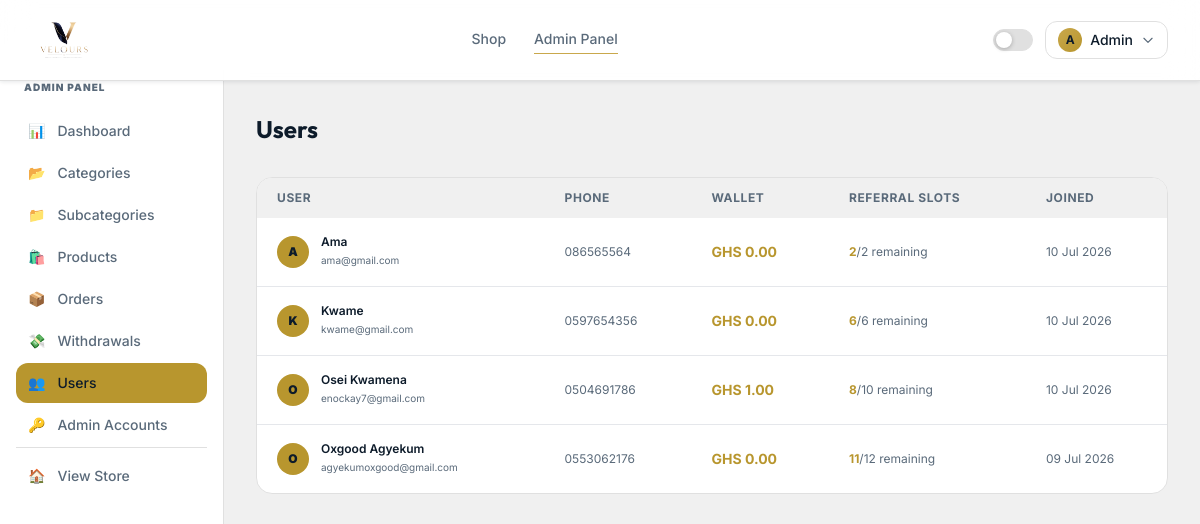
Page /admin/users (signed in) on the committed database.
### app/models.py (models this page shows, shortened)
class User(UserMixin, db.Model):
    __tablename__ = 'users'
    id = db.Column(db.Integer, primary_key=True)
    name = db.Column(db.String(100), nullable=False)
    email = db.Column(db.String(150), unique=True, nullable=False)
    phone = db.Column(db.String(20), nullable=True)
    password_hash = db.Column(db.String(255), nullable=False)
    is_admin = db.Column(db.Boolean, default=False)
    is_active = db.Column(db.Boolean, default=True)
    referral_code = db.Column(db.String(12), unique=True, nullable=True)
    referral_unlocked = db.Column(db.Boolean, default=False)
    referral_slots_total = db.Column(db.Integer, default=0)
    referral_slots_used = db.Column(db.Integer, default=0)
    referred_by_id = db.Column(db.Integer, db.ForeignKey('users.id'), nullable=True)
    wallet_balance = db.Column(db.Float, default=0.0)
    created_at = db.Column(db.DateTime, default=datetime.utcnow)
    orders = db.relationship('Order', backref='buyer', lazy=True, foreign_keys='Order.user_id')
    commissions = db.relationship('Commission', backref='earner', lazy=True, foreign_keys='Commission.referrer_id')
    referred_users = db.relationship('User', backref=db.backref('referred_by', remote_side=[id]), lazy=True)
    @property
    def referral_slots_remaining(self):
        return max(0, self.referral_slots_total - self.referral_slots_used)

### app/blueprints/admin.py (the view)
@admin_bp.route('/users')
@admin_required
def users():
    return render_template('admin/users.html',
                           users=User.query.filter_by(is_admin=False).order_by(User.created_at.desc()).all())

### app/blueprints/admin.py (called while the page is built)
def admin_required(f):
    @wraps(f)
    @login_required
    def decorated(*args, **kwargs):
        if not current_user.is_admin:
            flash('Admin access required.', 'error')
            return redirect(url_for('store.index'))
        return f(*args, **kwargs)
    return decorated

### app/templates/admin/users.html (shortened to what this page needs)
{% extends 'admin/base_admin.html' %}
{% block admin_content %}
<div class="fade-in">
  <h1 class="font-display text-2xl font-bold mb-8" style="color:var(--text-primary)">Users</h1>
  <div class="card rounded-2xl overflow-hidden">
    <table class="w-full text-sm">
      <thead style="background:var(--bg-primary)">
        <tr>
          {% for h in ['User', 'Phone', 'Wallet', 'Referral Slots', 'Joined'] %}
          <th class="px-5 py-3 text-left text-xs font-bold text-muted uppercase tracking-wider">{{ h }}</th>
          {% endfor %}
        </tr>
      </thead>
      <tbody class="divide-y divide-themed">
        {% for u in users %}
        <tr class="hover:bg-gold-500/3 transition-colors">
          <td class="px-5 py-4">
            <div class="flex items-center gap-3">
              <div class="w-8 h-8 rounded-full bg-gold-500 flex items-center justify-center flex-shrink-0">
                <span class="text-blueblack font-black text-xs">{{ u.name[0].upper() }}</span>
              </div>
              <div>
                <p class="font-semibold text-xs" style="color:var(--text-primary)">
                  {{ u.name }}{% if u.is_admin %} <span class="ml-1 bg-gold-500/10 text-gold-500 text-[10px] px-1.5 py-0.5 rounded-full font-bold">Admin</span>{% endif %}
                </p>
                <p class="text-[10px] text-muted">{{ u.email }}</p>
              </div>
            </div>
          </td>
          <td class="px-5 py-4 text-xs text-muted">{{ u.phone or '—' }}</td>
          <td class="px-5 py-4 font-bold text-gold-500">GHS {{ '%.2f'|format(u.wallet_balance) }}</td>
          <td class="px-5 py-4 text-xs text-muted">
            {% if u.referral_unlocked %}
            <span class="text-gold-500 font-bold">{{ u.referral_slots_remaining }}</span>/{{ u.referral_slots_total }} remaining
            {% else %}
            <span class="text-muted">Locked</span>
            {% endif %}
          </td>
          <td class="px-5 py-4 text-xs text-muted">{{ u.created_at.strftime('%d %b %Y') }}</td>
        </tr>
        {% endfor %}
      </tbody>
    </table>
  </div>
</div>
{% endblock %}

### app/templates/base.html (shortened to what this page needs)
<!DOCTYPE html>
<html lang="en" id="html-root" class="scroll-smooth">
<head>
  <script src="https://cdn.tailwindcss.com"></script>
</head>
<body>
<nav class="nav-bg sticky top-0 z-50 border-b border-themed">
  <div class="max-w-7xl mx-auto px-4 sm:px-6 lg:px-8">
    <div class="flex items-center justify-between h-20">
      <a href="{{ url_for('store.index') }}" class="flex items-center gap-2.5 group">
        <img src="{{ url_for('static', filename='img/logo.png') }}"
             alt="{{ APP_NAME }}"
             class="h-16 w-auto object-contain"
             onerror="this.style.display='none'; this.nextElementSibling.style.display='flex'"/>
      </a>
      <div class="hidden md:flex items-center gap-7">
        <a href="{{ url_for('store.shop') }}"
           class="nav-link text-sm font-medium text-muted hover:text-accent transition-colors pb-0.5
           {% if request.endpoint == 'store.shop' %}active{% endif %}">Shop</a>
        {% if current_user.is_authenticated %}
          {% if current_user.is_admin %}
          <a href="{{ url_for('admin.dashboard') }}"
             class="nav-link text-sm font-medium text-muted hover:text-accent transition-colors pb-0.5
             {% if request.endpoint and 'admin' in request.endpoint %}active{% endif %}">Admin Panel</a>
          {% else %}
          <a href="{{ url_for('dashboard.index') }}"
             class="nav-link text-sm font-medium text-muted hover:text-accent transition-colors pb-0.5
             {% if request.endpoint == 'dashboard.index' %}active{% endif %}">Dashboard</a>
          {% endif %}
        {% endif %}
      </div>
      <div class="flex items-center gap-3">
        <div id="theme-toggle" class="theme-pill" onclick="toggleTheme()" title="Toggle theme">
          <div class="theme-pill-dot"></div>
        </div>
        {% if current_user.is_authenticated %}
        <div class="relative" x-data="{ open:false }">
          <button @click="open=!open"
                  class="flex items-center gap-2 px-3 py-1.5 rounded-xl border border-themed hover:border-gold-400 transition-all"
                  style="border-color:var(--border)">
            <div class="w-6 h-6 rounded-full flex items-center justify-center"
                 style="background:linear-gradient(135deg,#C9A84C,#B8962E)">
              <span class="text-navy font-bold text-xs">{{ current_user.name[0].upper() }}</span>
            </div>
            <span class="text-sm font-medium hidden sm:block" style="color:var(--text-primary)">
              {{ current_user.name.split()[0] }}
            </span>
            <svg class="w-3.5 h-3.5 text-muted" fill="none" stroke="currentColor" viewBox="0 0 24 24">
              <path stroke-linecap="round" stroke-linejoin="round" stroke-width="2" d="M19 9l-7 7-7-7"/>
            </svg>
          </button>
        </div>
        {% else %}
        <a href="{{ url_for('auth.login') }}"
           class="text-sm font-medium text-muted hover:text-accent transition-colors">Sign in</a>
        <a href="{{ url_for('auth.register') }}"
           class="btn-gold px-4 py-2 rounded-xl text-sm">Join Free</a>
        {% endif %}
      </div>
    </div>
  </div>
</nav>
<main>{% block content %}{% endblock %}</main>
</body>
</html>

### app/templates/base.html (style rules this page uses)
:root { --bg-primary: #f0f0f0; --bg-card: #ffffff; --bg-nav: rgba(255,255,255,0.94); --border: #e0e0e0; --text-primary: #0D1B2A; --text-muted: #5a6a7a; --gold: #C9A84C; --gold-hover: #B8962E; --gold-glow: rgba(201,168,76,0.22); --nav-shadow: 0 1px 4px rgba(13,27,42,0.10); }
body { background-color: var(--bg-primary); color: var(--text-primary); font-family: 'Inter', sans-serif; transition: background-color 0.3s ease, color 0.3s ease; }
.card { background: var(--bg-card); border: 1px solid var(--border); }
.text-muted { color: var(--text-muted); }
.nav-bg { background: var(--bg-nav); box-shadow: var(--nav-shadow); backdrop-filter: blur(16px); -webkit-backdrop-filter: blur(16px); }
.border-themed { border-color: var(--border); }
.fade-in { animation: fadeUp 0.38s cubic-bezier(0.22,1,0.36,1) both; }
.nav-link { position: relative; }
.nav-link::after { content:''; position:absolute; bottom:-3px; left:0; right:0; height:1.5px; background:var(--gold); transform:scaleX(0); transition:transform 0.2s ease; transform-origin:center; }
.nav-link:hover::after, .nav-link.active::after { transform:scaleX(1); }
.theme-pill { width:40px; height:22px; background:var(--border); border-radius:11px; position:relative; cursor:pointer; transition:background 0.3s; border:1px solid var(--border); }
.theme-pill-dot { width:16px; height:16px; background:#fff; border-radius:50%; position:absolute; top:2px; left:2px; transition:transform 0.3s; box-shadow:0 1px 4px rgba(0,0,0,0.25); }

### rows in the picture
User: name "A", name "Admin"
User: name "A", name "Ama", email "ama@gmail.com", phone "086565564", wallet_balance "0.00", referral_slots_remaining "2", referral_slots_total "2", created_at "10 Jul 2026"
User: name "K", name "Kwame", email "kwame@gmail.com", phone "0597654356", wallet_balance "0.00", referral_slots_remaining "6", referral_slots_total "6", created_at "10 Jul 2026"
User: name "O", name "Osei Kwamena", email "enockay7@gmail.com", phone "0504691786", wallet_balance "1.00", referral_slots_remaining "8", referral_slots_total "10", created_at "10 Jul 2026"
User: name "O", name "Oxgood Agyekum", email "agyekumoxgood@gmail.com", phone "0553062176", wallet_balance "0.00", referral_slots_remaining "11", referral_slots_total "12", created_at "09 Jul 2026"

### other values in the picture
{{ icon }} "📊" "📂" "📁" "🛍️" "📦" "💸" "👥" "🔑"
{{ label }} "Dashboard" "Categories" "Subcategories" "Products" "Orders" "Withdrawals" "Users" "Admin Accounts"
{{ h }} "USER" "PHONE" "WALLET" "REFERRAL SLOTS" "JOINED"
